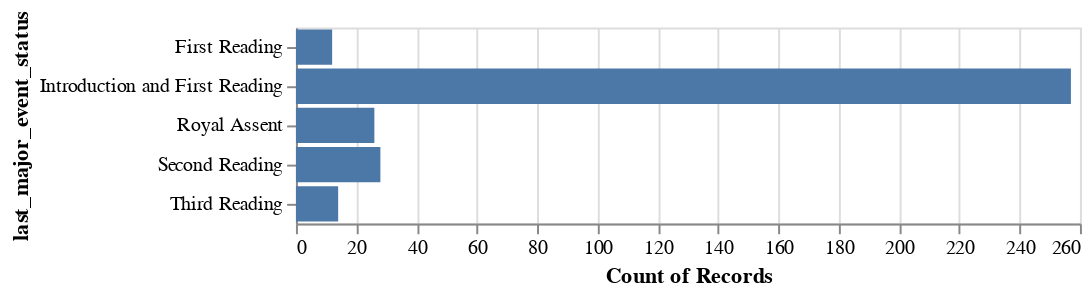

Notebook code for this chart:
### Code cell
alt.Chart(new_df).mark_bar().encode(
    y = 'last_major_event_status',
    x = 'count()',
    tooltip = 'count()'
    ).interactive()

### Figure 1 — Vega-Lite specification as saved in the notebook (floating-point values rounded to 4 significant figures; data arrays with more than 128 entries replaced by an {"elided": "..."} marker saying what was removed)
{"config": {"view": {"continuousWidth": 400, "continuousHeight": 300}}, "data": {"name": "data-402ab9f9e5b4634294a4262ee644aff7"}, "mark": "bar", "encoding": {"tooltip": {"type": "quantitative", "aggregate": "count"}, "x": {"type": "quantitative", "aggregate": "count"}, "y": {"type": "nominal", "field": "last_major_event_status"}}, "selection": {"selector011": {"type": "interval", "bind": "scales", "encodings": ["x", "y"]}}, "$schema": "https://vega.github.io/schema/vega-lite/v4.8.1.json", "datasets": {"data-402ab9f9e5b4634294a4262ee644aff7": {"elided": "337 records"}}}
